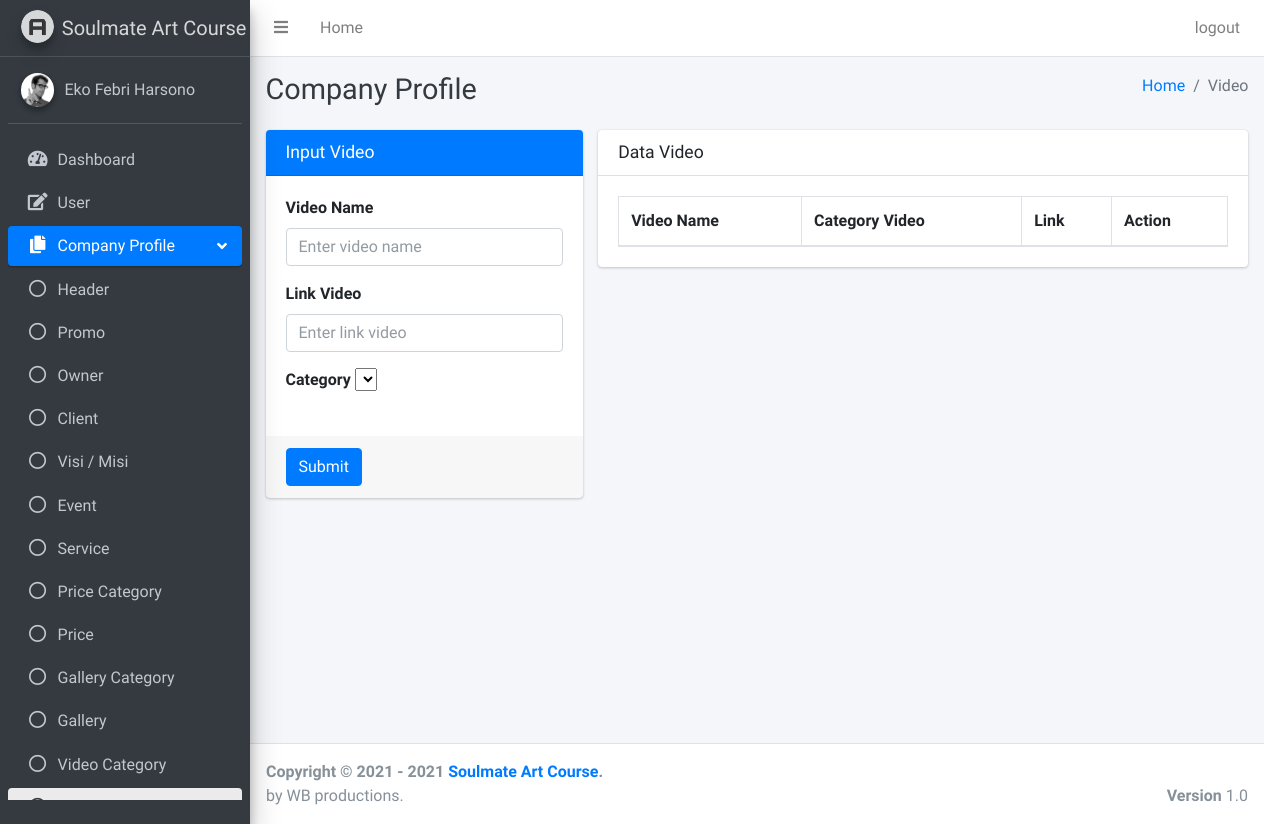
/pages/companyProfile/video.php (signed in), run on an earlier commit of the app's database.
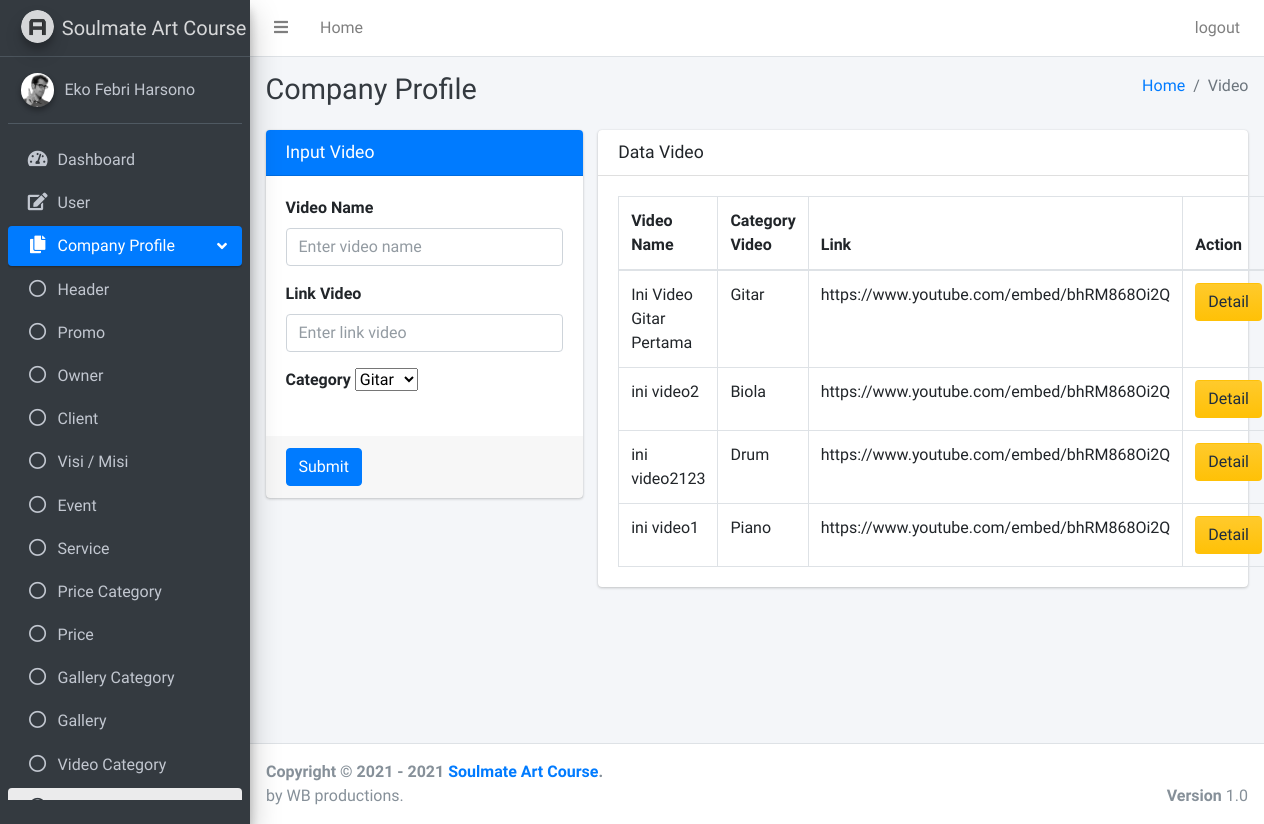
And on a later commit of the database.
### tables this page shows
CREATE TABLE `video` (
  `id_video` int(11) NOT NULL,
  `id_video_category` int(11) NOT NULL,
  `video_name` varchar(50) NOT NULL,
  `link` text NOT NULL
);

CREATE TABLE `video_category` (
  `id_video_category` int(11) NOT NULL,
  `category_name` varchar(50) NOT NULL
);

### pages/companyProfile/video.php (the view, shortened to what the changed rows need)
<?php
if ($_SESSION["id"] == null || $_SESSION["id"] == "") {
    header('Location: ../../login.php?status=4');
} else {
    $conn = OpenCon(); ?>
    <!DOCTYPE html>
    <html>
    <head>
        <link rel="stylesheet" href="../../plugins/fontawesome-free/css/all.min.css">
        <link rel="stylesheet" href="https://code.ionicframework.com/ionicons/2.0.1/css/ionicons.min.css">
        <link rel="stylesheet" href="../../plugins/sweetalert2-theme-bootstrap-4/bootstrap-4.min.css">
        <link rel="stylesheet" href="../../plugins/toastr/toastr.min.css">
        <link rel="stylesheet" href="../../dist/css/adminlte.min.css">
    </head>
    <body class="hold-transition sidebar-mini layout-fixed">
        <div class="wrapper">
            <?php include '../dashboard/navbar.php'; ?>
            <?php include '../sidebar/sidebarVideo.php'; ?>
            <div class="content-wrapper">
                <div class="content-header">
                    <div class="container-fluid">
                        <div class="row mb-2">
                            <div class="col-sm-6">
                                <h1 class="m-0 text-dark">Company Profile</h1>
                            </div>
                            <div class="col-sm-6">
                                <ol class="breadcrumb float-sm-right">
                                    <li class="breadcrumb-item"><a href="#">Home</a></li>
                                    <li class="breadcrumb-item active">Video</li>
                                </ol>
                            </div>
                        </div>
                    </div>
                </div>
                <section class="content">
                    <div class="container-fluid justify-content-center">
                        <div class="row">
                            <div class="col-md-4">
                                <div class="card card-primary">
                                    <div class="card-header">
                                        <h3 class="card-title">Input Video</h3>
                                    </div>
                                    <form role="form" enctype="multipart/form-data" method="POST" action="../../php/companyProfile/videoActions.php">
                                        <div class="card-body">
                                            <div class="form-group">
                                                <label for="exampleInputEmail1">Video Name</label>
                                                <input type="text" class="form-control" name="video_name" placeholder="Enter video name" required>
                                            </div>
                                            <div class="form-group">
                                                <label for="exampleInputEmail1">Link Video</label>
                                                <input type="text" class="form-control" name="link" placeholder="Enter link video" required>
                                            </div>
                                            <div class="form-group">
                                                <label for="exampleInputEmail1">Category</label>
                                                <select name="id_video_category" required>
                                                    <?php
                                                    $sql = "SELECT * FROM `video_category`";
                                                    $res = mysqli_query($conn, $sql);
                                                    while ($row = mysqli_fetch_array($res)) {
                                                    ?>
                                                        <option value="<?php echo $row['id_video_category']; ?>">
                                                            <?php echo $row['category_name']; ?></option>
                                                    <?php } ?>
                                                </select>
                                            </div>
                                        </div>
                                        <div class="card-footer">
                                            <button type="submit" class="btn btn-primary" name="submitInsertVideo">Submit</button>
                                        </div>
                                    </form>
                                </div>
                            </div>
                            <div class="col-md-8">
                                <div class="card">
                                    <div class="card-header">
                                        <h3 class="card-title">Data Video</h3>
                                    </div>
                                    <div class="card-body">
                                        <?php
                                        $sql = "SELECT video.video_name,video.id_video, video.link, video_category.category_name, video_category.id_video_category FROM `video` join video_category ON video.id_video_category = video_category.id_video_category";
                                        $res = mysqli_query($conn, $sql);
                                        ?>
                                        <table id="example2" class="table table-bordered table-hover">
                                            <thead>
                                                <tr>
                                                    <th>Video Name</th>
                                                    <th>Category Video</th>
                                                    <th>Link</th>
                                                    <th>Action</th>
                                                </tr>
                                            </thead>
                                            <tbody>
                                                <?php while ($row = mysqli_fetch_array($res)) { ?>
                                                    <tr>
                                                        <td><?php echo $row['video_name']; ?></td>
                                                        <td><?php echo $row['category_name']; ?></td>
                                                        <td><?php echo $row['link']; ?></td>
                                                        <td>
                                                            <button class="btn btn-block bg-gradient-warning" name="detail" data-toggle="modal" data-target="#a<?php echo $row['id_video']; ?>">Detail</button>
                                                        </td>
                                                    </tr>
                                                <?php } ?>
                                            </tbody>
                                        </table>
                                    </div>
                                </div>
                            </div>
                        </div>
                    </div>
                </section>
            </div>
            <?php include '../dashboard/footer.php'; ?>
        </div>
    </body>
    </html>
<?php } ?>

What changed in the data, as far as the page shows it:
added video: video_name "Ini Video Gitar Pertama", id_video_category.category_name "Gitar", link "https://www.youtube.com/embed/bhRM868Oi2Q"
added video: video_name "ini video2", id_video_category.category_name "Biola", link "https://www.youtube.com/embed/bhRM868Oi2Q"
added video: video_name "ini video2123", id_video_category.category_name "Drum", link "https://www.youtube.com/embed/bhRM868Oi2Q"
added video: video_name "ini video1", id_video_category.category_name "Piano", link "https://www.youtube.com/embed/bhRM868Oi2Q"
Also different on the page:
form field id_video_category: (not shown) → "Gitar"
